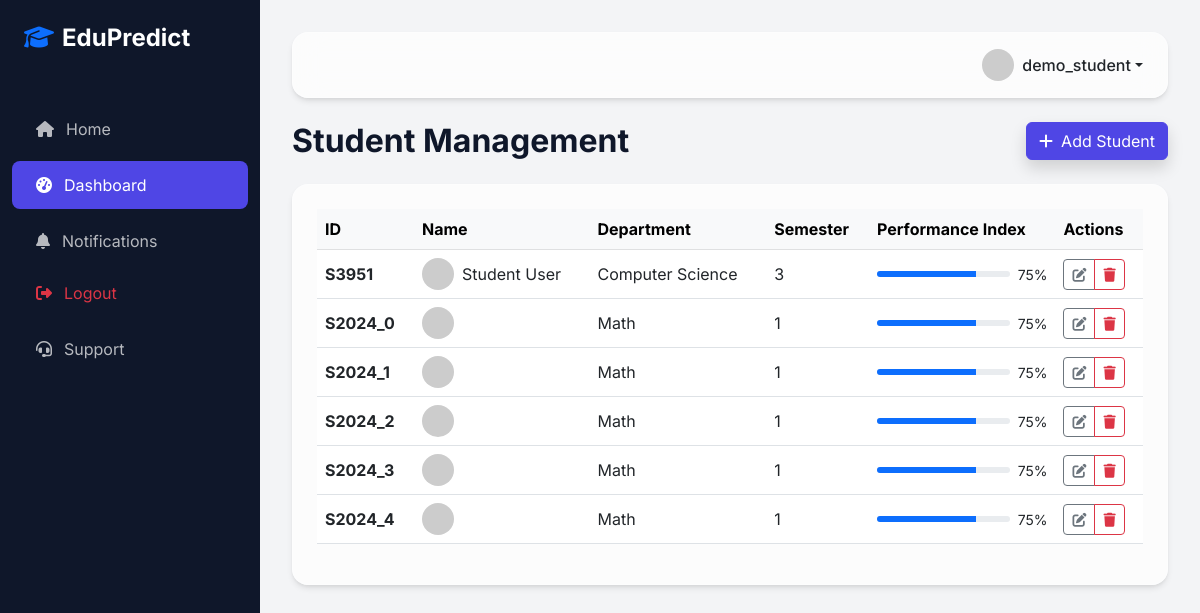
Screenshot of /dashboard/students/ (signed in) with the database file from the repository.
### accounts/models.py (models this page shows, shortened)
class User(AbstractUser):
    ROLE_CHOICES = (
        ('ADMIN', 'Admin'),
        ('TEACHER', 'Teacher'),
        ('STUDENT', 'Student'),
        ('ANALYST', 'Analyst'),
    )
    role = models.CharField(max_length=10, choices=ROLE_CHOICES, default='STUDENT')
    profile_pic = models.ImageField(upload_to='profiles/', null=True, blank=True)
    phone = models.CharField(max_length=15, null=True, blank=True)
    is_approved = models.BooleanField(default=False)
    def is_admin(self):
        return self.role == 'ADMIN'
    def is_teacher(self):
        return self.role == 'TEACHER'
    def is_student(self):
        return self.role == 'STUDENT'

### dashboard/models.py (models this page shows, shortened)
class Student(models.Model):
    user = models.OneToOneField(settings.AUTH_USER_MODEL, on_delete=models.CASCADE, related_name='student_profile')
    student_id = models.CharField(max_length=20, unique=True)
    department = models.CharField(max_length=100)
    semester = models.IntegerField(default=1)
    date_of_birth = models.DateField(null=True, blank=True)
    address = models.TextField(null=True, blank=True)

### dashboard/views.py (the view)
# urls.py: path('students/', views.student_list_view, name='student_list'),
@login_required
def student_list_view(request):
    students = Student.objects.all()
    return render(request, 'dashboard/student_list.html', {'students': students})

### templates/dashboard/student_list.html (shortened to what this page needs)
{% extends 'base.html' %}
{% block content %}
<div class="animate-fade-in">
    <div class="d-flex justify-content-between align-items-center mb-4">
        <h2 class="fw-bold mb-0">Student Management</h2>
        <a href="{% url 'add_student' %}" class="btn btn-primary shadow"><i class="fas fa-plus me-2"></i>Add Student</a>
    </div>
    <div class="glass-card p-4">
        <div class="table-responsive">
            <table class="table table-hover align-middle">
                <thead class="table-light">
                    <tr>
                        <th>ID</th>
                        <th>Name</th>
                        <th>Department</th>
                        <th>Semester</th>
                        <th>Performance Index</th>
                        <th>Actions</th>
                    </tr>
                </thead>
                <tbody>
                    {% for student in students %}
                    <tr>
                        <td class="fw-bold">{{ student.student_id }}</td>
                        <td>
                            <div class="d-flex align-items-center">
                                <img src="https://ui-avatars.com/api/?name={{ student.user.username }}&background=random" class="rounded-circle me-2" width="32">
                                {{ student.user.get_full_name }}
                            </div>
                        </td>
                        <td>{{ student.department }}</td>
                        <td>{{ student.semester }}</td>
                        <td>
                            <div class="d-flex align-items-center gap-2">
                                <div class="progress flex-grow-1" style="height: 6px; width: 60px;">
                                    <div class="progress-bar" style="width: 75%"></div>
                                </div>
                                <span class="small">75%</span>
                            </div>
                        </td>
                        <td>
                            <div class="btn-group btn-group-sm">
                                <a href="{% url 'edit_student' student.pk %}" class="btn btn-outline-secondary"><i class="fas fa-edit"></i></a>
                                <a href="{% url 'delete_student' student.pk %}" class="btn btn-outline-danger" onclick="return confirm('Are you sure?')"><i class="fas fa-trash"></i></a>
                            </div>
                        </td>
                    </tr>
                    {% empty %}
                    <tr>
                        <td colspan="6" class="text-center py-4 text-secondary">No student records found.</td>
                    </tr>
                    {% endfor %}
                </tbody>
            </table>
        </div>
    </div>
</div>
{% endblock %}

### templates/base.html (shortened to what this page needs)
{% load static %}
<!DOCTYPE html>
<html lang="en">
<head>
    <link href="https://cdn.jsdelivr.net/npm/bootstrap@5.3.0/dist/css/bootstrap.min.css" rel="stylesheet">
    <link rel="stylesheet" href="https://cdnjs.cloudflare.com/ajax/libs/font-awesome/6.4.0/css/all.min.css">
    <link rel="stylesheet" href="{% static 'css/style.css' %}">
</head>
<body>
    {% if request.resolver_match.url_name not in 'home,login,register' %}
    <nav id="sidebar">
        <div class="p-4 mb-4">
            <h4 class="text-white fw-bold mb-0">
                <i class="fas fa-graduation-cap text-primary me-2"></i>EduPredict
            </h4>
        </div>
        <div class="nav flex-column">
            <a href="{% url 'home' %}" class="nav-link {% if request.resolver_match.url_name == 'home' %}active{% endif %}">
                <i class="fas fa-home"></i> Home
            </a>
            {% if user.is_authenticated %}
                <a href="{% url 'dashboard' %}" class="nav-link {% if 'dashboard' in request.path %}active{% endif %}">
                    <i class="fas fa-tachometer-alt"></i> Dashboard
                </a>
                <a href="{% url 'notifications' %}" class="nav-link">
                    <i class="fas fa-bell"></i> Notifications
                </a>
                <a href="{% url 'logout' %}" class="nav-link mt-auto text-danger">
                    <i class="fas fa-sign-out-alt"></i> Logout
                </a>
            {% endif %}
            <a href="{% url 'support' %}" class="nav-link">
                <i class="fas fa-headset"></i> Support
            </a>
        </div>
    </nav>
    {% endif %}
    <div id="content" {% if request.resolver_match.url_name in 'home,login,register' %}style="margin-left: 0;"{% endif %}>
        <nav class="navbar navbar-expand-lg glass-card mb-4 px-4 py-3 sticky-top" style="top: 15px; z-index: 1020; backdrop-filter: blur(15px);">
            <div class="container-fluid p-0">
                <div class="ms-auto d-flex align-items-center">
                    {% if user.is_authenticated %}
                        <div class="dropdown">
                            <a class="d-flex align-items-center text-decoration-none dropdown-toggle text-dark" href="#" role="button" data-bs-toggle="dropdown">
                                <img src="{% if user.profile_pic %}{{ user.profile_pic.url }}{% else %}https://ui-avatars.com/api/?name={{ user.username }}&background=4f46e5&color=fff{% endif %}" alt="Profile" class="rounded-circle me-2" width="32" height="32">
                                <span class="fw-medium">{{ user.username }}</span>
                            </a>
                        </div>
                    {% else %}
                        <a href="{% url 'login' %}" class="btn btn-primary me-2">Login</a>
                        <a href="{% url 'register' %}" class="btn btn-outline-primary">Sign Up</a>
                    {% endif %}
                </div>
            </div>
        </nav>
        {% block content %}{% endblock %}
    </div>
</body>
</html>

### static/css/style.css (style rules this page uses)
:root { --primary: #4f46e5; --primary-hover: #4338ca; --secondary: #64748b; --dark: #0f172a; --light: #f8fafc; --sidebar-width: 260px; }
body { font-family: 'Inter', sans-serif; background-color: #f3f4f6; color: var(--dark); overflow-x: hidden; }
.glass-card { background: rgba(255, 255, 255, 0.7); backdrop-filter: blur(10px); border: 1px solid rgba(255, 255, 255, 0.3); border-radius: 1rem; box-shadow: 0 4px 6px -1px rgba(0, 0, 0, 0.1), 0 2px 4px -1px rgba(0, 0, 0, 0.06); }
#sidebar { width: var(--sidebar-width); height: 100vh; position: fixed; left: 0; top: 0; background: var(--dark); color: white; transition: all 0.3s; z-index: 1000; }
#sidebar .nav-link { color: rgba(255, 255, 255, 0.7); padding: 0.75rem 1.5rem; display: flex; align-items: center; gap: 0.75rem; border-radius: 0.5rem; margin: 0.25rem 0.75rem; }
#sidebar .nav-link:hover, #sidebar .nav-link.active { background: var(--primary); color: white; }
#content { margin-left: var(--sidebar-width); padding: 2rem; min-height: 100vh; }
.animate-fade-in { animation: fadeIn 0.5s ease-out forwards; }
.btn-primary { background-color: var(--primary); border-color: var(--primary); }

### rows the page displays
User: username "demo_student"
Student: student_id "S3951", user.get_full_name "Student User", department "Computer Science", semester "3"
Student: student_id "S2024_0", department "Math", semester "1"
Student: student_id "S2024_1", department "Math", semester "1"
Student: student_id "S2024_2", department "Math", semester "1"
Student: student_id "S2024_3", department "Math", semester "1"
Student: student_id "S2024_4", department "Math", semester "1"
